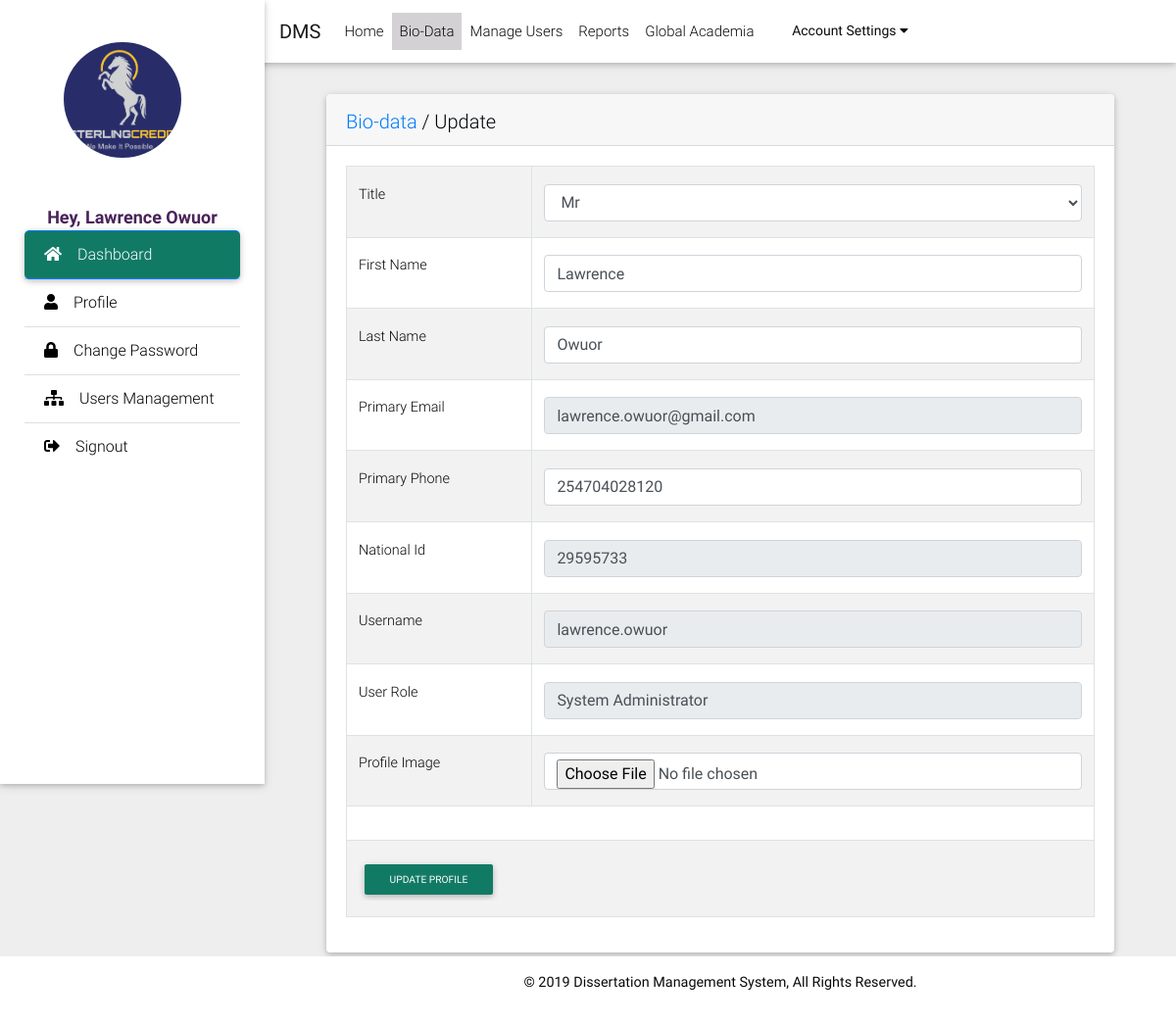
Page /update_bio.php (signed in) on the committed database.
### tables this page shows
CREATE TABLE IF NOT EXISTS `d_users_primary` (
  `uid` int(5) NOT NULL AUTO_INCREMENT,
  `u_code` varchar(20) DEFAULT NULL,
  `title` int(2) DEFAULT NULL,
  `profile_upload` varchar(105) DEFAULT NULL,
  `first_name` varchar(50) DEFAULT NULL,
  `last_name` varchar(50) DEFAULT NULL,
  `national_id` varchar(30) DEFAULT NULL,
  `gender` int(1) DEFAULT NULL COMMENT '0-Unspecified, 1-Male, 2-Female ',
  `primary_phone` varchar(20) NOT NULL,
  `primary_email` varchar(85) NOT NULL,
  `user_name` varchar(50) NOT NULL,
  `Reg_No` varchar(50) DEFAULT NULL,
  `supervisor_id` int(11) DEFAULT '0',
  `user_group` int(2) NOT NULL,
  `pass` varchar(245) NOT NULL,
  `registerDate` datetime DEFAULT NULL,
  `added_by` int(10) DEFAULT NULL,
  `status` int(1) DEFAULT NULL,
  `topic_id` int(50) DEFAULT '0',
  `progress_stage` int(11) DEFAULT '0',
  `pass_change` tinyint(1) DEFAULT '0',
  PRIMARY KEY (`uid`),
  UNIQUE KEY `primary_phone_UNIQUE` (`primary_phone`) USING BTREE,
  UNIQUE KEY `UNIQUE_username` (`user_name`) USING BTREE,
  UNIQUE KEY `UNIQUE_email` (`primary_email`) USING BTREE,
  UNIQUE KEY `UNIQUE_uid` (`uid`),
  UNIQUE KEY `UNIQUE_nationalId` (`national_id`) USING BTREE
);

CREATE TABLE IF NOT EXISTS `d_user_groups` (
  `uid` int(11) NOT NULL AUTO_INCREMENT,
  `group_name` varchar(45) NOT NULL,
  `group_status` int(1) DEFAULT '0',
  PRIMARY KEY (`uid`),
  UNIQUE KEY `UNIQUE_id` (`uid`),
  UNIQUE KEY `UNIQUE_group_name` (`group_name`)
);

### includes/func.php (called while the page is built, shortened)
<?php
$emyid = $_SESSION['dms_'];
$myid = decurl($emyid);
function profile($sid)
{
  $rid = decurl($sid);
  $d = fetchonerow('d_users_primary', "uid='$rid'");
  $fname = $d['first_name'];
  $lname = $d['last_name'];
  return $fname . ' ' . $lname;
}
function usergroup($sid)
{
  $rid = decurl($sid);
  $d = fetchonerow('d_users_primary', "uid='$rid'");
  $u_group = $d['user_group'];
  return $u_group;
}
function usergroup_name($sid)
{
  $rid = usergroup($sid);
  $d = fetchonerow('d_user_groups', "uid='$rid'");
  $u_group_name = $d['group_name'];
  return $u_group_name;
}
function fetchrow($table, $where, $name)
{
  global $con;
  $query = "SELECT $name FROM $table WHERE ($where)";
  $result = mysqli_query($con, $query);
  $row = mysqli_fetch_array($result);
  $attrequired = $row[$name];
  return $attrequired;
}
function fetchonerow($table, $where, $fds = '*')
{
  global $con;
  $query = "SELECT $fds FROM $table WHERE ($where)";
  $result = mysqli_query($con, $query);
  $roww = mysqli_fetch_array($result);
  return $roww;
}
function decurl($id)
{
  $originalId = $id / 1321;
  return $originalId;
}
function fetchtable($table, $category, $orderby, $dir, $limit, $fds = '*')
{
  global $con;
  $query = "SELECT $fds FROM " . $table . " WHERE " . $category . " ORDER BY " . $orderby . ' ' . $dir . " LIMIT " . $limit;
  $result = mysqli_query($con, $query);
  return $result;
}

### update_bio.php (the view, shortened to what this page needs)
<?php
include_once 'session.php';
?>
<!DOCTYPE html>
<html>
<head>
</head>
<body class="grey lighten-3">
  <?php
  include_once 'header.php';
  include_once 'includes/conn.inc';
  include_once 'includes/func.php';
  ?>
  <main class="pt-5 mx-lg-5">
    <div class="container-fluid mt-5">
      <div class="row wow">
        <div class="col-md-12 mb-4">
          <div class="card">
            <div class="card-header">
              <h5 class="mb-2 mb-sm-0 pt-1">
                <a href="#" target="_blank">Bio-data</a>
                <span>/</span>
                <span>Update</span>
              </h5>
            </div>
            <div class="card-body">
              <?php
              $sid = $myid;
              $sd = fetchonerow('d_users_primary', "uid='$sid'");
              $first_name = $sd['first_name'];
              $last_name = $sd['last_name'];
              $primary_email = $sd['primary_email'];
              $primary_phone = $sd['primary_phone'];
              $national_id = $sd['national_id'];
              $user_name = $sd['user_name'];
              $user_group = $sd['user_group'];
              $group_name = fetchrow('d_user_groups', "uid='$user_group'", "group_name");
              $title = $sd['title'];
              ?>
              <form role="form" method="POST" enctype="multipart/form-data" id="bioForm" enctype="multipart/form-data" id="bioForm">
                <table class="table table-bordered table-striped">
                  <tr>
                    <td>Title</td>
                    <td>
                      <select class="form-control" name="title" <?php echo $disabled; ?> required>
                        <?php
                        $tl = fetchtable('d_title', "status=1", "name", "asc", "100");
                        while ($t = mysqli_fetch_array($tl)) {
                          $uid = $t['uid'];
                          $name = $t['name'];
                          if ($uid == $title) {
                            $tselected = 'SELECTED';
                          } else {
                            $tselected = '';
                          }
                          echo "<option $tselected value=\"$uid\">$name</option>";
                        }
                        ?>
                      </select>
                    </td>
                  </tr>
                  <tr>
                    <td>First Name</td>
                    <td>
                      <input type="text" class="form-control" value="<?php echo $first_name; ?>" name="first_name" required />
                    </td>
                  </tr>
                  <tr>
                    <td>Last Name</td>
                    <td>
                      <input type="text" class="form-control" value="<?php echo $last_name; ?>" name="last_name" required />
                    </td>
                  </tr>
                  <tr>
                    <td>Primary Email</td>
                    <td>
                      <input type="text" disabled class="form-control" value="<?php echo $primary_email; ?>" />
                    </td>
                  </tr>
                  <tr>
                    <td>Primary Phone</td>
                    <td>
                      <input type="text" name="phone_no" class="form-control" value="<?php echo $primary_phone; ?>" required />
                    </td>
                  </tr>
                  <tr>
                    <td>National Id</td>
                    <td>
                      <input type="text" disabled class="form-control" value="<?php echo $national_id; ?>" />
                    </td>
                  </tr>
                  <tr>
                    <td>Username</td>
                    <td>
                      <input type="text" disabled class="form-control" value="<?php echo $user_name; ?>" />
                    </td>
                  </tr>
                  <tr>
                    <td>User Role</td>
                    <td>
                      <input type="text" disabled class="form-control" value="<?php echo $group_name; ?>" />
                    </td>
                  </tr>
                  <tr>
                    <td>Profile Image</td>
                    <td>
                      <input type="file" name="profile_" class="form-control" id="profile_">
                    </td>
                  </tr>
                  <tr>
                    <td colspan="2" class="statusMsg">
                    </td>
                  </tr>
                  <tr>
                    <td colspan="2">
                      <input type="submit" name="submit" class="btn btn-sm btn-dms submitBtn" value="Update Profile" />
                    </td>
                  </tr>
                </table>
              </form>
            </div>
          </div>
        </div>
      </div>
    </div>
  </main>
  <?php include_once 'footer.php'; ?>
</body>
</html>

### header.php (shortened to what this page needs)
<?php
require_once 'includes/conn.inc';
require_once 'includes/func.php';
$ugroup = usergroup($_SESSION['dms_']);
$user = profile($_SESSION['dms_']);
$groupName = usergroup_name($_SESSION['dms_']);
?>
<link rel="stylesheet" href="https://use.fontawesome.com/releases/v5.8.2/css/all.css">
<link rel="stylesheet" href="plugins/bootstrap-wysihtml5/bootstrap3-wysihtml5.min.css">
<link href="css/bootstrap.min.css" rel="stylesheet">
<link href="css/mdb.min.css" rel="stylesheet">
<link href="css/style.min.css" rel="stylesheet">
<link href="css/layout.css" rel="stylesheet">
<body class="grey lighten-3">
  <header>
    <nav class="navbar fixed-top navbar-expand-md navbar-light bg-dms scrolling-navbar">
      <div class="container-fluid">
        <a class="navbar-brand waves-effect" href="index">
          <strong>DMS</strong>
        </a>
        <div class="collapse navbar-collapse" id="navbarSupportedContent">
          <ul class="navbar-nav mr-auto" style="font-weight:300">
            <?php
            $protocol = ((!empty($_SERVER['HTTPS']) && $_SERVER['HTTPS'] != 'off') || $_SERVER['SERVER_PORT'] == 443) ? "https://" : "http://";
            $url = $protocol . $_SERVER['HTTP_HOST'] . $_SERVER['REQUEST_URI'];
            $p = explode('/', $url);
            $page = end($p);
            if (strpos($page, 'index') !== false) {
              $home_current = 'active';
            } elseif (strpos($page, 'register') !== false) {
              $home_reg = 'active';
            } elseif (strpos($page, 'registeredStudents') !== false) {
              $home_reg = 'active';
            } elseif (strpos($page, 'global_academia') !== false) {
              $home_gac = 'active';
            } elseif (strpos($page, 'home') !== false) {
              $home_hom = 'active';
            } elseif (strpos($page, 'update_bio') !== false) {
              $home_bio = 'active';
            } elseif (strpos($page, 'assigned_students') !== false) {
              $home_asgn = 'active';
            } elseif (strpos($page, 'pendingApprovals') !== false) {
              $home_app = 'active';
            } elseif (strpos($page, 'global_academia') !== false) {
              $home_gac = 'active';
            } elseif (strpos($page, 'home') !== false) {
              $home_hom = 'active';
            } elseif (strpos($page, 'rejectedTopics') !== false) {
              $home_top = 'active';
            } elseif (strpos($page, 'settings') !== false) {
              $home_users = 'active';
            } elseif (strpos($page, 'profile') !== false) {
              $home_profile = 'active';
            } elseif (strpos($page, 'change_pass') !== false) {
              $home_pass = 'active';
            } elseif (strpos($page, 'reports') !== false) {
              $home_rep = 'active';
            } else { }
            if ($ugroup == 2) {
              ?>
              <li class="nav-item <?php echo $home_current; ?>">
                <a class="nav-link waves-effect" href="index">Home</a>
              </li>
              <li class="nav-item <?php echo $home_bio; ?>">
                <a class="nav-link waves-effect" href="update_bio">Bio-Data</a>
              </li>
              <li class="nav-item <?php echo $home_reg; ?>">
                <a class="nav-link waves-effect" href="register">Topic-Registration</a>
              </li>
              <li class="nav-item <?php echo $home_gac; ?>">
                <a class="nav-link waves-effect" href="global_academia">Global Academia</a>
              </li>
            <?php
            } elseif ($ugroup == 1) {
              ?>
              <li class="nav-item <?php echo $home_current; ?>">
                <a class="nav-link waves-effect" href="index">Home</a>
              </li>
              <li class="nav-item <?php echo $home_bio; ?>">
                <a class="nav-link waves-effect" href="update_bio">Bio-Data</a>
              </li>
              <li class="nav-item <?php echo $home_users; ?>">
                <a class="nav-link waves-effect" href="settings">Manage Users</a>
              </li>
              <li class="nav-item <?php echo $home_rep; ?>">
                <a class="nav-link waves-effect" href="details?reports">Reports</a>
              </li>
              <li class="nav-item <?php echo $home_gac; ?>">
                <a class="nav-link waves-effect" href="global_academia">Global Academia</a>
              </li>
            <?php
            }
            ?>
            <li class="dropdown nav-item pull-right" style="float:right">
              <button class="dropbtn nav-link">Account Settings
                <i class="fa fa-caret-down"></i>
              </button>
            </li>
          </ul>
        </div>
      </div>
    </nav>
    <div class="sidebar-fixed position-fixed  bg-white">
      <a class="logo-wrapper waves-effect">
        <?php
        $passport = fetchrow('d_users_primary', "uid='$myid'", "profile_upload");
        if ($passport == null) {
          $passport_image = "images/avatar.png";
        } else {
          $passport_image = "faces/$passport";
        }
        echo '<img src="' . $passport_image . '" class="user_image" title="' . $groupName . '"/>';
        ?>
      </a>
      <span>
        <center style="color:#4a235a ;font-weight:bold;font-size:18px"><?php echo 'Hey, ' . $user; ?></center>
      </span>
      <div class="list-group list-group-flush">
        <a href="index" class="list-group-item active waves-effect" style="background-color: rgb( 17, 122, 101);color: #ffff">
          <i class="fas fa-home mr-3"></i>Dashboard
        </a>
        <a href="profile" class="list-group-item  waves-effect <?php echo $home_profile; ?>" style="color:black;">
          <i class="fas fa-user mr-3"></i>Profile</a>
        <a href="change_pass" class="list-group-item waves-effect <?php echo $home_pass; ?>" style="color:black;">
          <i class="fas fa-lock mr-3"></i>Change Password</a>
        <?php
        if ($ugroup == 1) {
          ?>
          <a href="settings" class="list-group-item waves-effect <?php echo $home_users; ?>" style="color:black;">
            <i class="fas fa-sitemap mr-3"></i>Users Management</a>
        <?php
        }
        ?>
        <a href="login?logout" class="list-group-item waves-effect" style="color:black;">
          <i class="fas fa-sign-out-alt mr-3"></i>Signout</a>
      </div>
    </div>
  </header>

### css/layout.css (style rules this page uses)
.dropdown { float: left; overflow: show; }
.dropdown .dropbtn { font-size: 14px; border: none; outline: none; background-color: inherit; font-family: inherit; margin: 0; min-width: 180px; }
.bg-white { background: #fff !important; border: 1px solid #fff !important; color: #73879C }
.bg-dms { background-color: #fff; color: #0a0a0a }

### rows in the picture
d_users_primary: profile_upload (picture), user "Lawrence Owuor", first_name "Lawrence", last_name "Owuor", primary_email "lawrence.owuor@gmail.com", phone_no "254704028120", national "29595733", user_name "lawrence.owuor", user_group.group_name "System Administrator"

### other values in the picture
form field title "Mr"
